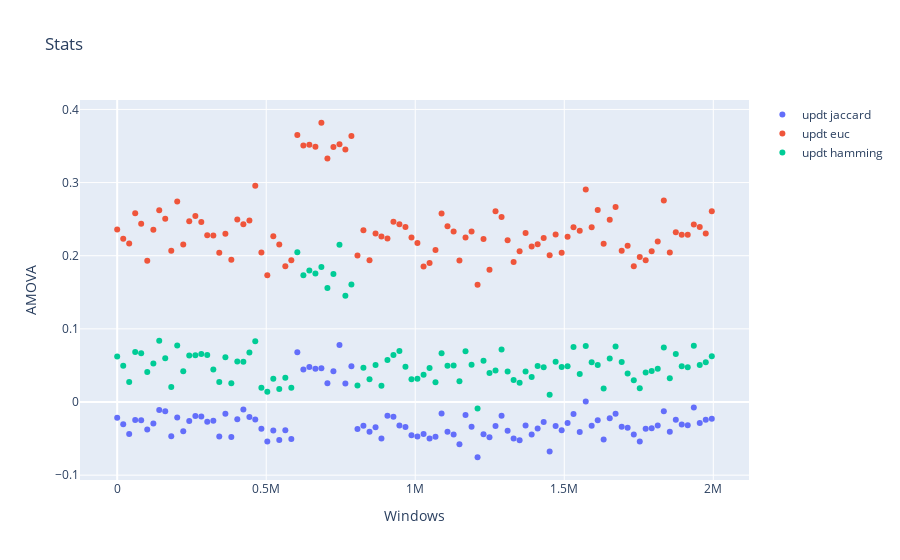

The cell this chart's notebook holds for it:
### Code cell
AMOVA_stats= [[[Chr,wind,*Results[Chr][wind]] for wind in Results[Chr].keys()] for Chr in Results.keys()]
AMOVA_stats= np.array([y for y in it.chain(*AMOVA_stats)])

Names= ['updt jaccard','updt euc','updt hamming']

fig_data= [go.Scatter(
    x= AMOVA_stats[:,1],
    y= AMOVA_stats[:,x],
    mode= 'markers',
    name= Names[x - 3]
) for x in range(3,6)]

layout = go.Layout(
    title= 'Stats',
    yaxis=dict(
        title='AMOVA'),
    xaxis=dict(
        title='Windows')
)

fig= go.Figure(data=fig_data, layout=layout)
iplot(fig)
